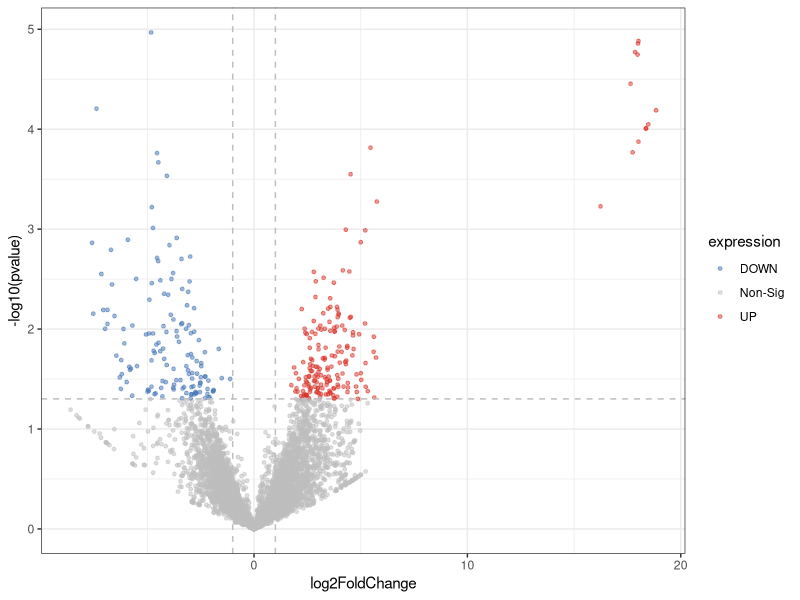
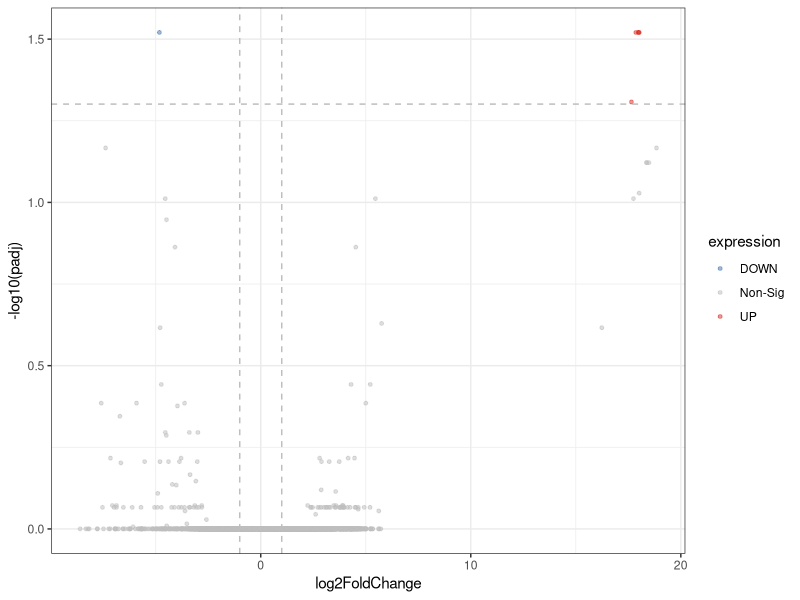
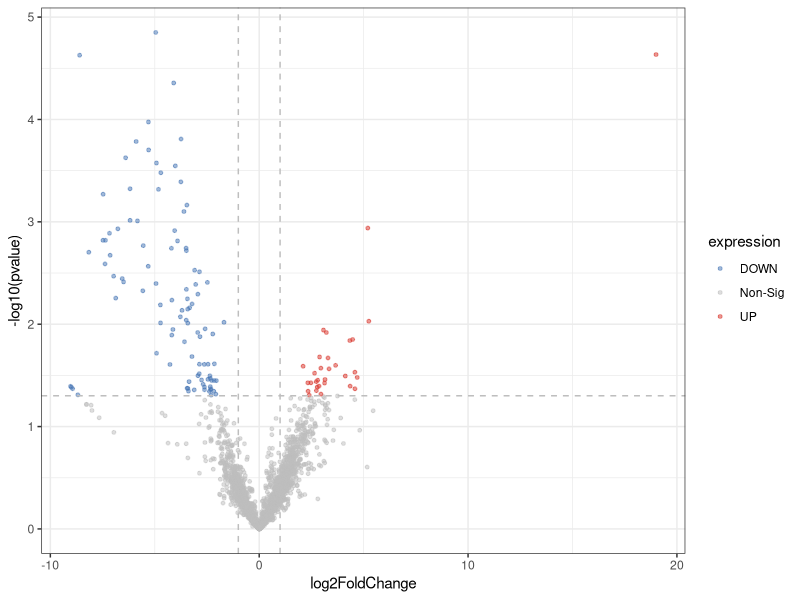
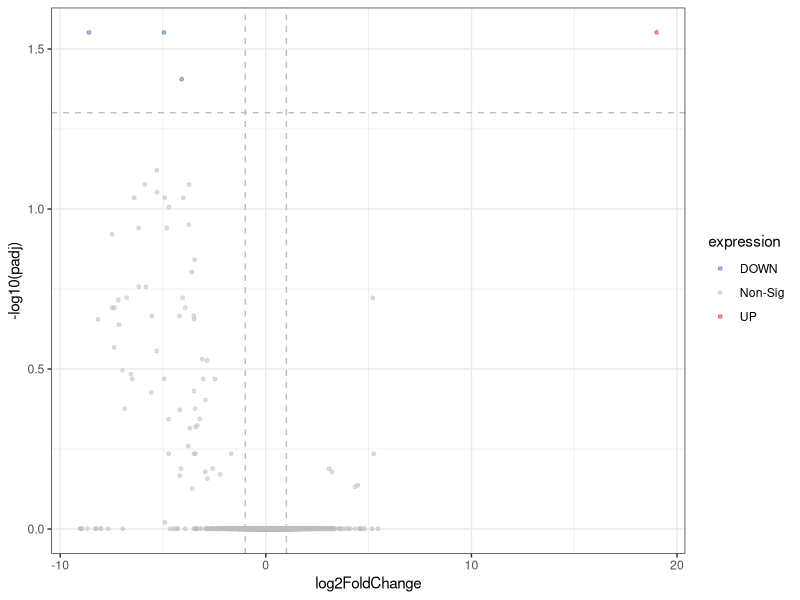
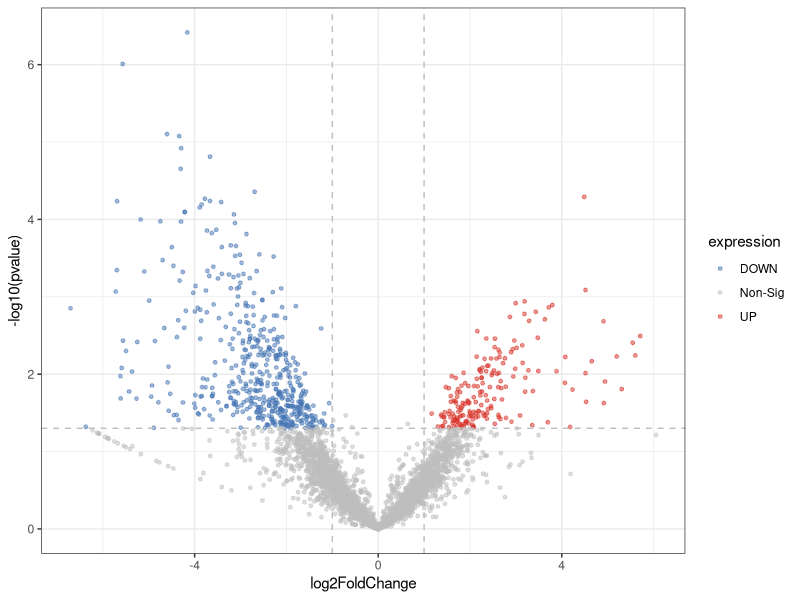
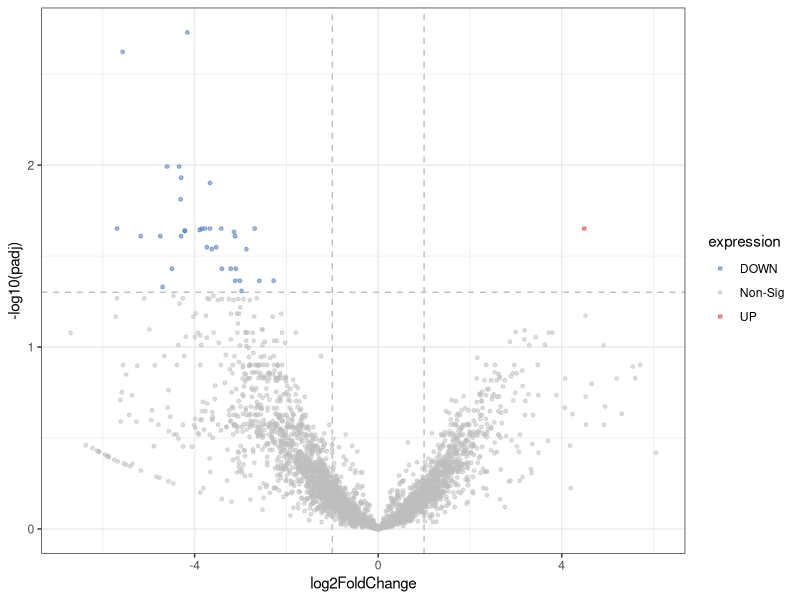

R code for these plots, in order:
## ---- chunk 1

## ---- chunk 2
#Libraries
library(ggplot2)
data <- read.csv("output/DEGs/Pairwise_CvsW_all.csv")

data$expression[data$log2FoldChange > 1 & data$pvalue < 0.05] <- "UP"
data$expression[data$log2FoldChange < 1 & data$pvalue < 0.05] <- "DOWN"
data$expression[data$pvalue >= 0.05 | abs(data$log2FoldChange) <= 1] <- "Non-Sig"

ggplot(data, aes(x=log2FoldChange, y=-log10(pvalue))) + 
  geom_point(aes(colour=expression), size=1, alpha=0.5) + scale_colour_manual(values = c('#4575b4', 'grey', '#d73027')) +
  geom_vline(xintercept = 1, colour='grey', linetype=2) + 
  geom_vline(xintercept = -1, colour='grey', linetype=2) + geom_hline(yintercept = -log10(0.05), colour='grey', linetype=2) +
  theme_bw() 
## ---- chunk 3
data <- read.csv("output/DEGs/Pairwise_CvsW_all.csv")

data$expression[data$log2FoldChange > 1 & data$padj < 0.05] <- "UP"
data$expression[data$log2FoldChange < 1 & data$padj < 0.05] <- "DOWN"
data$expression[data$padj >= 0.05 | abs(data$log2FoldChange) <= 1] <- "Non-Sig"

ggplot(data, aes(x=log2FoldChange, y=-log10(padj))) + 
  geom_point(aes(colour=expression), size=1, alpha=0.5) + scale_colour_manual(values = c('#4575b4', 'grey', '#d73027')) +
  geom_vline(xintercept = 1, colour='grey', linetype=2) + 
  geom_vline(xintercept = -1, colour='grey', linetype=2) + geom_hline(yintercept = -log10(0.05), colour='grey', linetype=2) +
  theme_bw() 
## ---- chunk 4
#Libraries
library(ggplot2)
data <- read.csv("output/DEGs/Pairwise_VEvsW_all.csv")

data$expression[data$log2FoldChange > 1 & data$pvalue < 0.05] <- "UP"
data$expression[data$log2FoldChange < 1 & data$pvalue < 0.05] <- "DOWN"
data$expression[data$pvalue >= 0.05 | abs(data$log2FoldChange) <= 1] <- "Non-Sig"

ggplot(data, aes(x=log2FoldChange, y=-log10(pvalue))) + 
  geom_point(aes(colour=expression), size=1, alpha=0.5) + scale_colour_manual(values = c('#4575b4', 'grey', '#d73027')) +
  geom_vline(xintercept = 1, colour='grey', linetype=2) + 
  geom_vline(xintercept = -1, colour='grey', linetype=2) + geom_hline(yintercept = -log10(0.05), colour='grey', linetype=2) +
  theme_bw() 
## ---- chunk 5
data <- read.csv("output/DEGs/Pairwise_VEvsW_all.csv")

data$expression[data$log2FoldChange > 1 & data$padj < 0.05] <- "UP"
data$expression[data$log2FoldChange < 1 & data$padj < 0.05] <- "DOWN"
data$expression[data$padj >= 0.05 | abs(data$log2FoldChange) <= 1] <- "Non-Sig"

ggplot(data, aes(x=log2FoldChange, y=-log10(padj))) + 
  geom_point(aes(colour=expression), size=1, alpha=0.5) + scale_colour_manual(values = c('#4575b4', 'grey', '#d73027')) +
  geom_vline(xintercept = 1, colour='grey', linetype=2) + 
  geom_vline(xintercept = -1, colour='grey', linetype=2) + geom_hline(yintercept = -log10(0.05), colour='grey', linetype=2) +
  theme_bw() 
## ---- chunk 6
#Libraries
library(ggplot2)
data <- read.csv("output/DEGs/Pairwise_VEvsC_all.csv")

data$expression[data$log2FoldChange > 1 & data$pvalue < 0.05] <- "UP"
data$expression[data$log2FoldChange < 1 & data$pvalue < 0.05] <- "DOWN"
data$expression[data$pvalue >= 0.05 | abs(data$log2FoldChange) <= 1] <- "Non-Sig"

ggplot(data, aes(x=log2FoldChange, y=-log10(pvalue))) + 
  geom_point(aes(colour=expression), size=1, alpha=0.5) + scale_colour_manual(values = c('#4575b4', 'grey', '#d73027')) +
  geom_vline(xintercept = 1, colour='grey', linetype=2) + 
  geom_vline(xintercept = -1, colour='grey', linetype=2) + geom_hline(yintercept = -log10(0.05), colour='grey', linetype=2) +
  theme_bw() 
## ---- chunk 7
data <- read.csv("output/DEGs/Pairwise_VEvsC_all.csv")

data$expression[data$log2FoldChange > 1 & data$padj < 0.05] <- "UP"
data$expression[data$log2FoldChange < 1 & data$padj < 0.05] <- "DOWN"
data$expression[data$padj >= 0.05 | abs(data$log2FoldChange) <= 1] <- "Non-Sig"

ggplot(data, aes(x=log2FoldChange, y=-log10(padj))) + 
  geom_point(aes(colour=expression), size=1, alpha=0.5) + scale_colour_manual(values = c('#4575b4', 'grey', '#d73027')) +
  geom_vline(xintercept = 1, colour='grey', linetype=2) + 
  geom_vline(xintercept = -1, colour='grey', linetype=2) + geom_hline(yintercept = -log10(0.05), colour='grey', linetype=2) +
  theme_bw() 
